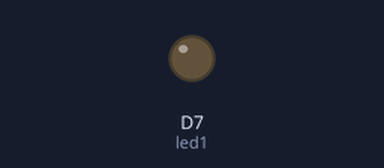
This sketch was run on a simulated ESP8266 (NodeMCU). On the bench: output pins drawn as LEDs (lit = HIGH).

Above: at 1.5 s.
At 20.2 s:
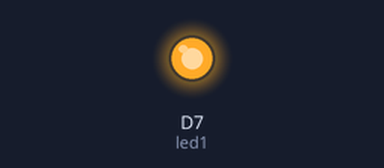
Timing chart, 0 to 21.5 s (numbered marks = the images above):
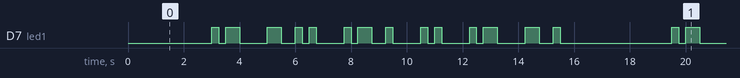

Measured:
- by itself, D7 (led1): moves between LOW and HIGH, repeating every 16.5 s
- by itself, everything shown: repeats every 16.5 s, in 28 steps

The sketch:

gettingstarted-blinkled.ino
```cpp
// ------------
// Blink an LED
// Morse Code the creator's first name
// ------------

int led1 = D7; // This one is the little blue LED on your board. On the Photon it is next to D7, and on the Core it is next to the USB jack.

void setup() {

	// We are going to tell our device that D7 (which we named led1 and led2 respectively) are going to be output

	pinMode(led1, OUTPUT);

}

void loop() {
	// Sequence will blink ADRIAN

	delay(3000);

	// Letter A
	digitalWrite(led1, HIGH);
	delay(250);
	digitalWrite(led1, LOW);
	delay(250);
	digitalWrite(led1, HIGH);
	delay(500);
	digitalWrite(led1, LOW);
	delay(1000);

	// Letter D
	digitalWrite(led1, HIGH);
	delay(500);
	digitalWrite(led1, LOW);
	delay(500);
	digitalWrite(led1, HIGH);
	delay(250);
	digitalWrite(led1, LOW);
	delay(250);
	digitalWrite(led1, HIGH);
	delay(250);
	digitalWrite(led1, LOW);
	delay(1000);

	// Letter R
	digitalWrite(led1, HIGH);
	delay(250);
	digitalWrite(led1, LOW);
	delay(250);
	digitalWrite(led1, HIGH);
	delay(500);
	digitalWrite(led1, LOW);
	delay(500);
	digitalWrite(led1, HIGH);
	delay(250);
	digitalWrite(led1, LOW);
	delay(1000);

    // Letter I
    digitalWrite(led1, HIGH);
	delay(250);
	digitalWrite(led1, LOW);
	delay(250);
	digitalWrite(led1, HIGH);
	delay(250);
	digitalWrite(led1, LOW);
	delay(1000);

	// Letter A
	digitalWrite(led1, HIGH);
	delay(250);
	digitalWrite(led1, LOW);
	delay(250);
	digitalWrite(led1, HIGH);
	delay(500);
	digitalWrite(led1, LOW);
	delay(1000);

	// Letter N
	digitalWrite(led1, HIGH);
	delay(500);
	digitalWrite(led1, LOW);
	delay(500);
	digitalWrite(led1, HIGH);
	delay(250);
	digitalWrite(led1, LOW);
	delay(1000);

}
```
